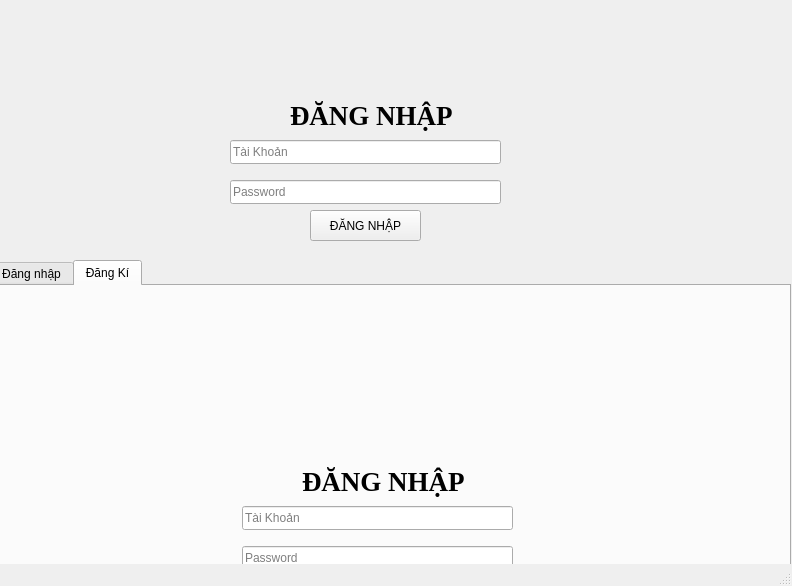
<?xml version="1.0" encoding="UTF-8"?>
<ui version="4.0">
 <class>DangkiKhoaHoc</class>
 <widget class="QMainWindow" name="DangkiKhoaHoc">
  <property name="geometry">
   <rect>
    <x>0</x>
    <y>0</y>
    <width>792</width>
    <height>586</height>
   </rect>
  </property>
  <property name="windowTitle">
   <string>DangkiKhoaHoc</string>
  </property>
  <widget class="QWidget" name="centralwidget">
   <widget class="QTabWidget" name="tabWidget">
    <property name="geometry">
     <rect>
      <x>-10</x>
      <y>260</y>
      <width>801</width>
      <height>581</height>
     </rect>
    </property>
    <property name="currentIndex">
     <number>1</number>
    </property>
    <widget class="QWidget" name="tab">
     <attribute name="title">
      <string>Đăng nhập</string>
     </attribute>
    </widget>
    <widget class="QWidget" name="tab_2">
     <attribute name="title">
      <string>Đăng Kí</string>
     </attribute>
     <widget class="QPushButton" name="pushButton_3">
      <property name="geometry">
       <rect>
        <x>330</x>
        <y>370</y>
        <width>111</width>
        <height>31</height>
       </rect>
      </property>
      <property name="text">
       <string>ĐĂNG Kí</string>
      </property>
     </widget>
     <widget class="QLineEdit" name="lineEdit_5">
      <property name="geometry">
       <rect>
        <x>250</x>
        <y>260</y>
        <width>271</width>
        <height>24</height>
       </rect>
      </property>
      <property name="placeholderText">
       <string>Password</string>
      </property>
     </widget>
     <widget class="QLabel" name="label_3">
      <property name="geometry">
       <rect>
        <x>310</x>
        <y>170</y>
        <width>211</width>
        <height>51</height>
       </rect>
      </property>
      <property name="font">
       <font>
        <family>Times New Roman</family>
        <pointsize>20</pointsize>
        <bold>true</bold>
       </font>
      </property>
      <property name="text">
       <string>ĐĂNG NHẬP</string>
      </property>
     </widget>
     <widget class="QLineEdit" name="lineEdit_6">
      <property name="geometry">
       <rect>
        <x>250</x>
        <y>220</y>
        <width>271</width>
        <height>24</height>
       </rect>
      </property>
      <property name="placeholderText">
       <string>Tài Khoản</string>
      </property>
     </widget>
     <widget class="QCheckBox" name="checkBox_3">
      <property name="geometry">
       <rect>
        <x>250</x>
        <y>330</y>
        <width>151</width>
        <height>22</height>
       </rect>
      </property>
      <property name="text">
       <string>Đồng ý với điều khoản</string>
      </property>
     </widget>
     <widget class="QLineEdit" name="lineEdit_7">
      <property name="geometry">
       <rect>
        <x>250</x>
        <y>300</y>
        <width>271</width>
        <height>24</height>
       </rect>
      </property>
      <property name="placeholderText">
       <string>RePassword</string>
      </property>
     </widget>
    </widget>
   </widget>
   <widget class="QLineEdit" name="matkhau">
    <property name="geometry">
     <rect>
      <x>230</x>
      <y>180</y>
      <width>271</width>
      <height>24</height>
     </rect>
    </property>
    <property name="placeholderText">
     <string>Password</string>
    </property>
   </widget>
   <widget class="QLineEdit" name="taikhoan">
    <property name="geometry">
     <rect>
      <x>230</x>
      <y>140</y>
      <width>271</width>
      <height>24</height>
     </rect>
    </property>
    <property name="placeholderText">
     <string>Tài Khoản</string>
    </property>
   </widget>
   <widget class="QLabel" name="label">
    <property name="geometry">
     <rect>
      <x>290</x>
      <y>90</y>
      <width>211</width>
      <height>51</height>
     </rect>
    </property>
    <property name="font">
     <font>
      <family>Times New Roman</family>
      <pointsize>20</pointsize>
      <bold>true</bold>
     </font>
    </property>
    <property name="text">
     <string>ĐĂNG NHẬP</string>
    </property>
   </widget>
   <widget class="QPushButton" name="pushButton">
    <property name="geometry">
     <rect>
      <x>310</x>
      <y>210</y>
      <width>111</width>
      <height>31</height>
     </rect>
    </property>
    <property name="text">
     <string>ĐĂNG NHẬP</string>
    </property>
   </widget>
  </widget>
  <widget class="QMenuBar" name="menubar">
   <property name="geometry">
    <rect>
     <x>0</x>
     <y>0</y>
     <width>792</width>
     <height>21</height>
    </rect>
   </property>
  </widget>
  <widget class="QStatusBar" name="statusbar"/>
 </widget>
 <resources/>
 <connections/>
</ui>
